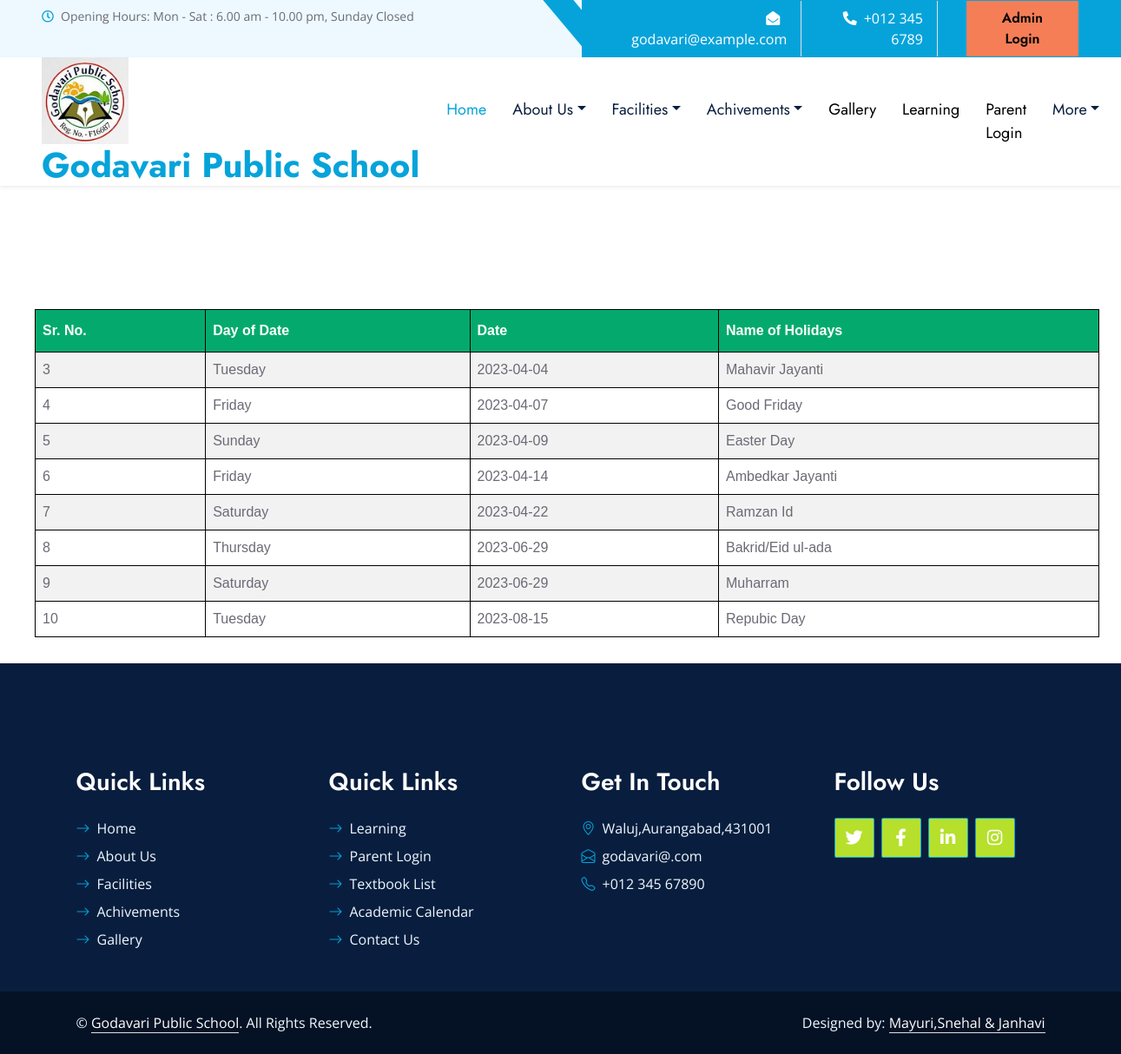
The page /holidays.php on the database its author committed.
### tables this page shows
CREATE TABLE `addholidays` (
  `id` int(11) NOT NULL,
  `day` varchar(100) NOT NULL,
  `date` date NOT NULL,
  `name` varchar(400) NOT NULL
);

### holidays.php (the view, shortened to what this page needs)
<?php
include('connection.php');
?>
<!DOCTYPE html>
<html lang="en">
<head>
    <link href="https://cdnjs.cloudflare.com/ajax/libs/font-awesome/5.10.0/css/all.min.css" rel="stylesheet">
    <link href="https://cdn.jsdelivr.net/npm/bootstrap-icons@1.4.1/font/bootstrap-icons.css" rel="stylesheet">
    <link href="lib/owlcarousel/assets/owl.carousel.min.css" rel="stylesheet">
    <link href="lib/animate/animate.min.css" rel="stylesheet">
    <link href="lib/tempusdominus/css/tempusdominus-bootstrap-4.min.css" rel="stylesheet" />
    <link href="lib/twentytwenty/twentytwenty.css" rel="stylesheet" />
    <link href="css/bootstrap.min.css" rel="stylesheet">
    <link href="css/style.css" rel="stylesheet">
</head>
<body>
    <div class="container-fluid bg-light ps-5 pe-0 d-none d-lg-block">
        <div class="row gx-0">
            <div class="col-md-6 text-center text-lg-start mb-2 mb-lg-0">
                <div class="d-inline-flex align-items-center">
                    <small class="py-2"><i class="far fa-clock text-primary me-2"></i>Opening Hours: Mon - Sat : 6.00 am
                        - 10.00 pm, Sunday Closed </small>
                </div>
            </div>
            <div class="col-md-6 text-center text-lg-end">
                <div class="position-relative d-inline-flex align-items-center bg-primary text-white top-shape px-5">
                    <div class="me-3 pe-3 border-end py-2">
                        <p class="m-0"><i class="fa fa-envelope-open me-2"></i>godavari@example.com</p>
                    </div>
                    <div class="me-3 pe-3 border-end py-2">
                        <p class="m-0"><i class="fa fa-phone-alt me-2"></i>+012 345 6789</p>
                    </div>
                    <div>
                            <a href="admin/adminpage.php" class="btn btn-primary py-2 px-4 ms-3"
                            style="color:black;background-color:#F57E57;">Admin Login </a>
                    </div>
                </div>
            </div>
        </div>
    </div>
    <nav class="navbar navbar-expand-lg bg-white navbar-light shadow-sm px-5 py-3 py-lg-0">
        <a href="index.php" class="navbar-brand p-0">
        <img src="img/download.jpg" style="width:100px;height:100px;">
            <h1 class="m-0 text-primary"style="float:right;">Godavari Public School</h1>
        </a>
        <div class="collapse navbar-collapse" id="navbarCollapse">
            <div class="navbar-nav ms-auto py-0">
                <a href="index.php" class="nav-item nav-link active">Home</a>
                <div class="nav-item dropdown">
                    <a href="about.html" class="nav-link dropdown-toggle" data-bs-toggle="dropdown">About Us</a>
                </div>
                <div class="nav-item dropdown">
                    <a href="#" class="nav-link dropdown-toggle" data-bs-toggle="dropdown">Facilities</a>
                </div>
                <div class="nav-item dropdown">
                    <a href="#" class="nav-link dropdown-toggle" data-bs-toggle="dropdown">Achivements</a>
                </div>
                <a href="gallery2.html" class="nav-item nav-link active" style="color:black">Gallery</a>
                <a href="Learning.html" class="nav-item nav-link active" style="color:black">Learning</a>
                <a href="login.php" class="nav-item nav-link active" style="color:black">Parent Login</a>
                <div class="nav-item dropdown">
                    <a href="#" class="nav-link dropdown-toggle" data-bs-toggle="dropdown">More</a>
                </div>
            </div>
        </div>
    </nav>
<table id="customers">
  <tr>
    <th>Sr. No.</th>
    <th>Day of Date</th>
    <th>Date</th>
    <th>Name of Holidays</th>
  </tr><br><br><br>
  <?php
$selectquery="select * from addholidays";
$query = mysqli_query($con,$selectquery);
while($res = mysqli_fetch_array($query)){
?>
  <tr>
    <td><?php echo $res['id'];   ?></td>
    <td><?php echo $res['day']; ?></td>
    <td><?php echo $res['date']; ?></td>
    <td><?php echo $res['name']; ?></td>
  </tr>
  <?php
}
  ?>
</table>
  <div class="container-fluid bg-dark text-light py-5 wow fadeInUp" data-wow-delay="0.3s" style="margin-top:30px">
  <div class="container pt-5">
            <div class="row g-5 pt-4">
                <div class="col-lg-3 col-md-6">
                    <h3 class="text-white mb-4">Quick Links</h3>
                    <div class="d-flex flex-column justify-content-start">
                        <a class="text-light mb-2" href="index.php"><i class="bi bi-arrow-right text-primary me-2"></i>Home</a>
                        <a class="text-light mb-2" href="aboutus.html"><i class="bi bi-arrow-right text-primary me-2"></i>About Us</a>
                        <a class="text-light mb-2" href="Sciencelab2.html"><i class="bi bi-arrow-right text-primary me-2"></i>Facilities</a>
                        <a class="text-light mb-2" href="academics.html"><i class="bi bi-arrow-right text-primary me-2"></i>Achivements</a>
                        <a class="text-light" href="gallery2.html"><i class="bi bi-arrow-right text-primary me-2"></i>Gallery</a>
                    </div>
                </div>
                <div class="col-lg-3 col-md-6">
                    <h3 class="text-white mb-4">Quick Links</h3>
                    <div class="d-flex flex-column justify-content-start">
                        <a class="text-light mb-2" href="loginforLearning.php"><i class="bi bi-arrow-right text-primary me-2"></i>Learning</a>
                        <a class="text-light mb-2" href="parent.php"><i class="bi bi-arrow-right text-primary me-2"></i>Parent Login</a>
                        <a class="text-light mb-2" href="textbook.html"><i class="bi bi-arrow-right text-primary me-2"></i>Textbook List</a>
                        <a class="text-light mb-2" href="academiccalendar.html"><i class="bi bi-arrow-right text-primary me-2"></i>Academic Calendar</a>
                        <a class="text-light" href="contact.php"><i class="bi bi-arrow-right text-primary me-2"></i>Contact Us</a>
                    </div>
                </div>
                <div class="col-lg-3 col-md-6">
                    <h3 class="text-white mb-4">Get In Touch</h3>
                    <p class="mb-2"><i class="bi bi-geo-alt text-primary me-2"></i>Waluj,Aurangabad,431001</p>
                    <p class="mb-2"><i class="bi bi-envelope-open text-primary me-2"></i>godavari@.com</p>
                    <p class="mb-0"><i class="bi bi-telephone text-primary me-2"></i>+012 345 67890</p>
                </div>
                <div class="col-lg-3 col-md-6">
                    <h3 class="text-white mb-4">Follow Us</h3>
                    <div class="d-flex">
                        <a class="btn btn-lg btn-primary btn-lg-square rounded me-2" href="https://twitter.com/explore"><i class="fab fa-twitter fw-normal"></i></a>
                        <a class="btn btn-lg btn-primary btn-lg-square rounded me-2" href="https://www.facebook.com/"><i class="fab fa-facebook-f fw-normal"></i></a>
                        <a class="btn btn-lg btn-primary btn-lg-square rounded me-2" href="https://www.linkedin.com/"><i class="fab fa-linkedin-in fw-normal"></i></a>
                        <a class="btn btn-lg btn-primary btn-lg-square rounded" href="https://www.instagram.com/"><i class="fab fa-instagram fw-normal"></i></a>
                    </div>
                </div>
            </div>
        </div>
    </div>
    <div class="container-fluid text-light py-4" style="background: #051225;">
        <div class="container">
            <div class="row g-0">
                <div class="col-md-6 text-center text-md-start">
                    <p class="mb-md-0">&copy; <a class="text-white border-bottom" href="#">Godavari Public School</a>. All Rights Reserved.</p>
                </div>
                <div class="col-md-6 text-center text-md-end">
                    <p class="mb-0">Designed by: <a class="text-white border-bottom" href="https://htmlcodex.com">Mayuri,Snehal & Janhavi</a></p>
                </div>
            </div>
        </div>
    </div>
</body>
</html>

### css/style.css (style rules this page uses)
:root { --primary: #06A3DA; --secondary: #F57E57; --light: #EEF9FF; --dark: #091E3E; }
h1, h2, .font-weight-bold { font-weight: 700 !important; }
h3, h4, .font-weight-semi-bold { font-weight: 600 !important; }
.btn { font-family: 'Jost', sans-serif; font-weight: 600; transition: .5s; }
.btn-primary, .btn-secondary { color: #FFFFFF; }
.btn-lg-square { width: 46px; height: 46px; }
.btn-square, .btn-sm-square, .btn-lg-square { padding-left: 0; padding-right: 0; text-align: center; }
.top-shape::before { position: absolute; content: ""; width: 35px; height: 100%; top: 0; left: -17px; background: var(--primary); transform: skew(40deg); }
.navbar-light .navbar-nav .nav-link { font-family: 'Jost', sans-serif; padding: 35px 15px; font-size: 18px; color: var(--dark); outline: none; transition: .5s; }
.navbar-light .navbar-nav .nav-link:hover, .navbar-light .navbar-nav .nav-link.active { color: var(--primary); }
.container-fluid { width: 100%; padding-right: 15px; padding-left: 15px; margin-right: auto; margin-left: auto; }
.container-fluid { display: flex; flex-wrap: wrap; align-items: center; justify-content: space-between; }

### holidays.php (style rules this page uses)
table { margin-top: 70px; margin-left: 40px; }
#customers { font-family: Arial, Helvetica, sans-serif; border-collapse: collapse; width: 95%; }
#customers td, #customers th { border: 1px solid black; padding: 8px; }
#customers tr:nth-child(even) { background-color: #f2f2f2; }
#customers th { padding-top: 12px; padding-bottom: 12px; text-align: left; background-color: #04AA6D; color: white; }

### rows shown on the page
addholidays: id "3", day "Tuesday", date "2023-04-04", name "Mahavir Jayanti"
addholidays: id "4", day "Friday", date "2023-04-07", name "Good Friday"
addholidays: id "5", day "Sunday", date "2023-04-09", name "Easter Day"
addholidays: id "6", day "Friday", date "2023-04-14", name "Ambedkar Jayanti"
addholidays: id "7", day "Saturday", date "2023-04-22", name "Ramzan Id"
addholidays: id "8", day "Thursday", date "2023-06-29", name "Bakrid/Eid ul-ada"
addholidays: id "9", day "Saturday", date "2023-06-29", name "Muharram"
addholidays: id "10", day "Tuesday", date "2023-08-15", name "Repubic Day"
